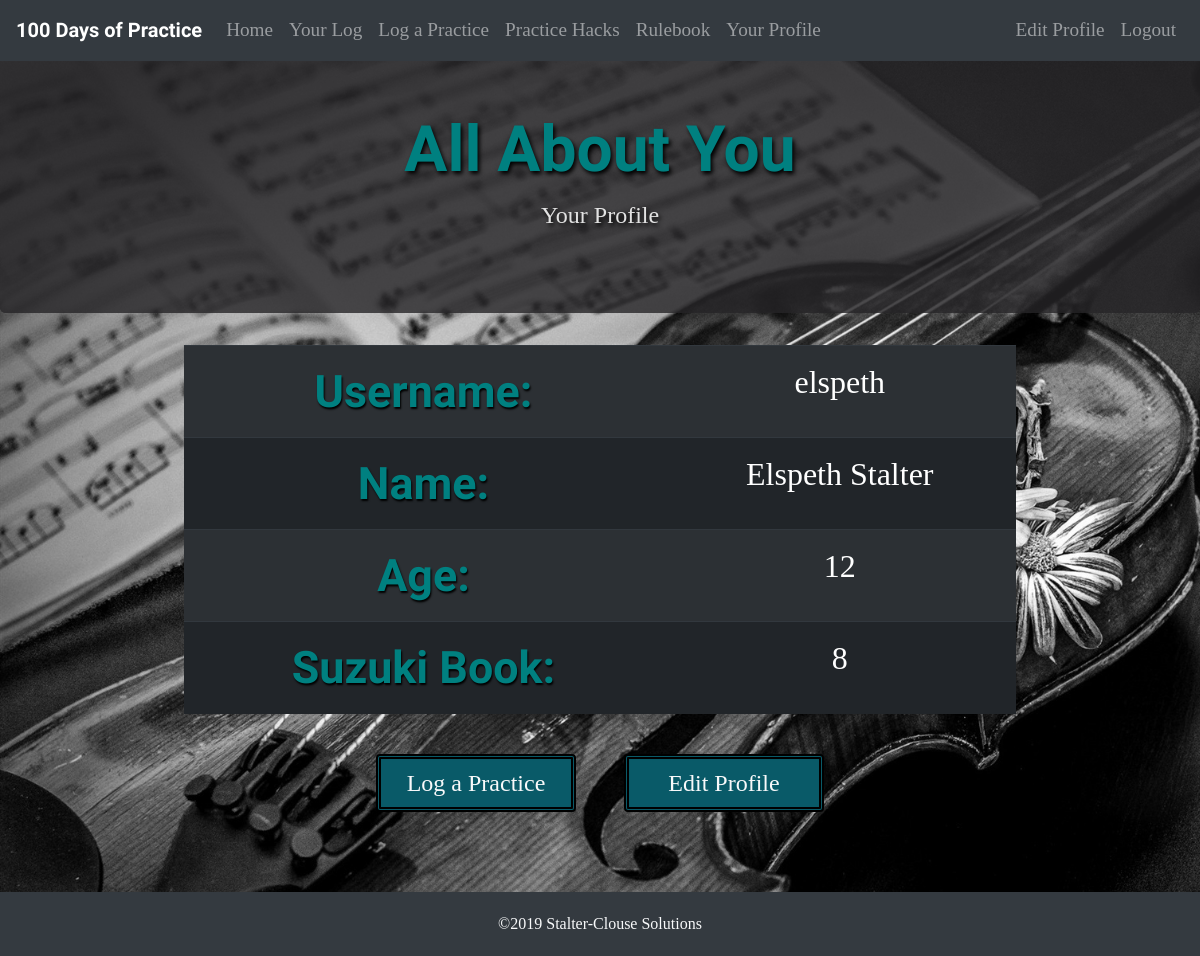
/viewprofile.php?student_id=2 (signed in), run on the app's committed database.
### tables this page shows
CREATE TABLE `student_list` (
  `student_id` int(11) NOT NULL AUTO_INCREMENT,
  `username` varchar(40) NOT NULL,
  `password` varchar(255) NOT NULL,
  `first_name` varchar(40) DEFAULT NULL,
  `last_name` varchar(40) DEFAULT NULL,
  `age` varchar(3) DEFAULT NULL,
  `suzuki_book` varchar(15) DEFAULT NULL,
  `picture` varchar(40) DEFAULT NULL,
  `practice_counter` int(5) DEFAULT '0',
  PRIMARY KEY (`student_id`)
);

### viewprofile.php (the view, shortened to what this page needs)
<?php
    require_once('templates/header.php');
    require_once('templates/navmenu.php');
?>
    <div class="jumbotron mt-5 bg-header">
        <h1 class="text-center page-title">All About You</h1>
        <p class="text-center secondary-page-title">Your Profile</p>
    </div>
<?php
    $dbc = mysqli_connect(DB_HOST, DB_USER, DB_PASSWORD, DB_NAME)
            or die("The database connection failed.");
    if (!isset($_GET['student_id']))
    {
        $query = "SELECT username, first_name, last_name, age, suzuki_book, picture FROM student_list WHERE student_id = '" . $_SESSION['student_id'] . "'";
    }
    else
    {
        $query = "SELECT username, first_name, last_name, age, suzuki_book, picture FROM student_list WHERE student_id = '" . $_GET['student_id'] . "'";
    }
    $data = mysqli_query($dbc, $query)
            or die("The student data is not available at this time.");
    if (mysqli_num_rows($data) == 1)
    {
        $row = mysqli_fetch_array($data);
        echo '<div class="container">';
        echo '<table class="table table-striped table-dark text-center w-75 mr-auto ml-auto profile-table">';
        if (!empty($row['username']))
        {
            echo '<tr><th class="th">Username:</th><td>' . $row['username'] . '</td></tr>';
        }
        if (!empty($row['first_name']) && !empty($row['last_name']))
        {
            echo '<tr><th class="th">Name:</th><td>' . $row['first_name'] . ' ' . $row['last_name'] . '</td></tr>';
        }
        if (!empty($row['age']))
        {
            echo '<tr><th class="th">Age:</th><td>' . $row['age'] . '</td></tr>';
        }
        if (!empty($row['suzuki_book']))
        {
            echo '<tr><th class="th">Suzuki Book:</th><td>' . $row['suzuki_book'] . '</td></tr>';
        }
        echo '</table>';
        echo '</div>';
    }
    else
    {
        echo '<div class="container text-center error">There was a problem accessing your profile.</div>';
    }
?>
    <div class="text-center">
        <div class="btn btn-teal m-4 col-2"><a href="practicelogform.php" class="text-light">Log a Practice</a></div><div class="btn btn-teal m-4 col-2"><a href="editprofile.php" class="text-light">Edit Profile</a></div>
    </div>
<?php
    require_once('templates/footer.php');
?>

### styles/styles.css (style rules this page uses)
body { background-image: url(../images/violin-wallpaper-bw.jpg); background-repeat: no-repeat; background-size: cover; padding-bottom: 120px; font-family: 'PT Serif', serif; }
.page-title { font-family: 'Bad Script', cursive; font-weight: bold; font-size: 4em; color: teal; }
.secondary-page-title { font-size: 1.5em; }
.btn-teal { background-color: rgb(9, 90, 104); transition-property: all; transition-duration: .4s; font-size: 1.5em; border: 5px double black; }
.bg-header { background-color: rgba(38, 37, 39, 0.8); color: rgb(226, 226, 226); text-shadow: 2px 3px 4px black; }
.th { font-family: 'Bad Script', cursive; font-size: 1.4em; color: teal; font-weight: bold; text-shadow: 1px 2px 2px black; }
.profile-table { font-size: 2em; }

### data on the page
student_list: username "elspeth", first_name "Elspeth", last_name "Stalter", age "12", suzuki_book "8"
